Frame 1 (no input): blank canvas, image omitted
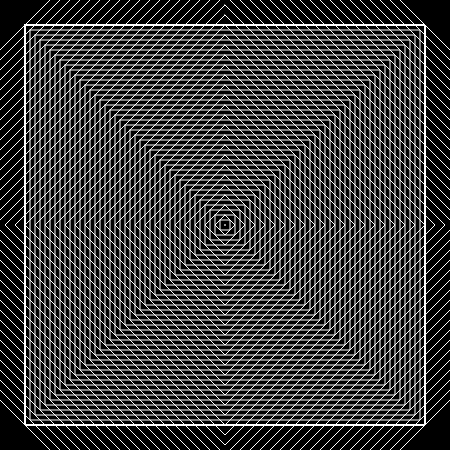
Frame 60 (no input)
Frame 120 (the mouse pressed at the canvas centre since frame 60): identical to frame 60, image omitted

The p5.js sketch that drew this single still picture (run headless with seeded random() and noise() and a simulated clock; from frame 60 on, the mouse is pressed at the canvas centre):

// p5.js sketch
// ── sketch.js
var cnv;
var xoff;
var yoff;

function setup() {
  cnv = createCanvas(450,450);
  centerCanvas();
  background(0);
  noFill();
  
  xoff = 0;
  yoff = 0;
}

function draw() {
  //stroke(random(0,255), random(0,255), random(0,255));
  stroke(255);
  beginShape();
  vertex(width/2 - xoff, height/2 - yoff); //upper left
  vertex(width/2 + xoff, height/2 - yoff); //upper right
  vertex(width/2 + xoff, height/2 + yoff); //lower right
  vertex(width/2 - xoff, height/2 + yoff); //lower left
  endShape(CLOSE);
    
  beginShape();
  vertex(width/2, height/2 - 2*yoff); //top
  vertex(width/2 + 2*xoff, height/2); //right
  vertex(width/2, height/2 + 2*yoff); //bottom
  vertex(width/2 - 2*xoff, height/2); //left
  endShape(CLOSE);
  
  if(xoff < 200 && yoff < 200){
    xoff +=5;
    yoff +=5;
  }
}

function centerCanvas() {
  var x = (windowWidth - width) / 2;
  var y = (windowHeight - height) / 2;
  cnv.position(x, y);
}

function windowResized() {
  centerCanvas();
}
